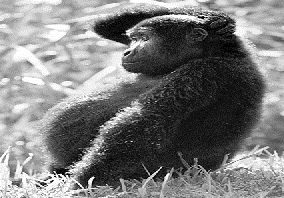
%> input picture orangutan.tif, 284 x 198 px
$ octave shiyanyi5.m   (GNU Octave 9; MATLAB toolbox functions it lacks are replaced by stand-ins)
%> lines starting %> are read from the running program, lines starting %| are printed output that depends on the picture; in (x1, y1, x2, y2) boxes, pixels count from 0 and x2, y2 are one past the last pixel; in counts of white or black regions, pixels touching at a corner belong together; the program's own positions count from 1
a=imread('orangutan.tif');
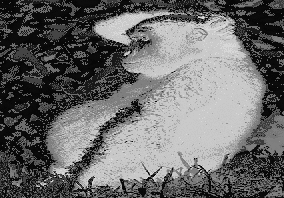
%> a: size 198x284 uint8; min 7, max 216, mean 105.7

b=a;
figure(1);
imshow(a);
title('灰度图像');
[m,n]=size(b);
%> m = 198; n = 284
for i=1:m
for j=1:n
     if(b(i,j)>0)&&(b(i,j)<127)
        b(i,j)=0;
     else
        b(i,j)=255;
     end
end
end
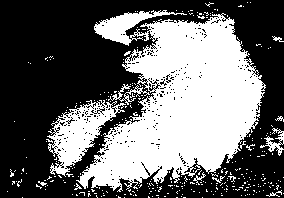
%> b: size 198x284 uint8; 41.2% white; 322 white regions (309 under 20 px), largest, box (x1, y1, x2, y2) and area: (76, 10, 266, 192) 19357, (47, 100, 126, 177) 2368, (260, 128, 284, 156) 220
figure(2)
imshow(b);
title('2x2图像');
b1=a;
[m,n]=size(b1);
for i=1:m
for j=1:n
     if(b1(i,j)>0)&&(b1(i,j)<32)
        b1(i,j)=0;
     end
     if(b1(i,j)>31)&&(b1(i,j)<64)
         b1(i,j)=32;
     end
     if(b1(i,j)>63)&&(b1(i,j)<96)
         b1(i,j)=64;
     end
     if(b1(i,j)>95)&&(b1(i,j)<128)
         b1(i,j)=96;
     end
     if(b1(i,j)>127)&&(b1(i,j)<160)
         b1(i,j)=128;
     end
     if(b1(i,j)>159)&&(b1(i,j)<192)
         b1(i,j)=160;
     end
     if(b1(i,j)>191)&&(b1(i,j)<224)
         b1(i,j)=192;
     end
     if(b1(i,j)>223)
         b1(i,j)=255;
     end
end
end
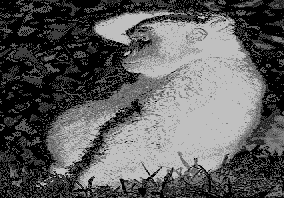
%> b1: size 198x284 uint8; min 0, max 192, mean 92.2
figure(3)
imshow(b1);
title('8x8图像');

$ run again, with bottle.tif copied over orangutan.tif
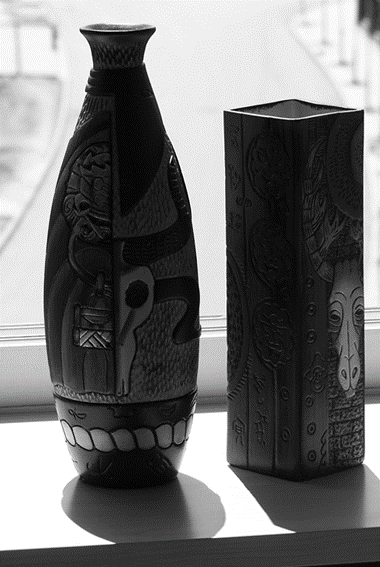
%> input picture bottle.tif, 380 x 567 px
%> after the loop `for i=1:m`:
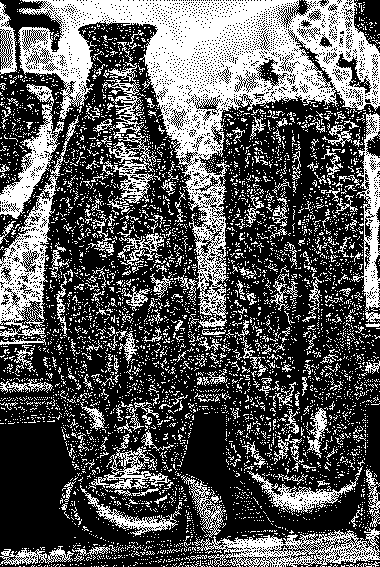
%> b: size 567x380 uint8; 34.9% white; 5145 white regions (4922 under 20 px), largest, box (x1, y1, x2, y2) and area: (18, 0, 380, 319) 29224, (0, 115, 79, 340) 3895, (194, 527, 380, 567) 3130
%> after the loop `for i=1:m`:
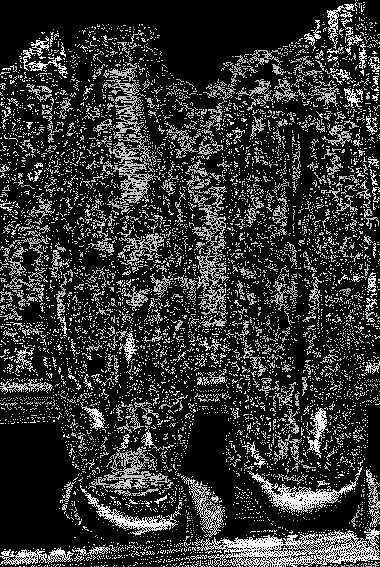
%> b1: size 567x380 uint8; min 0, max 255, mean 48.4
